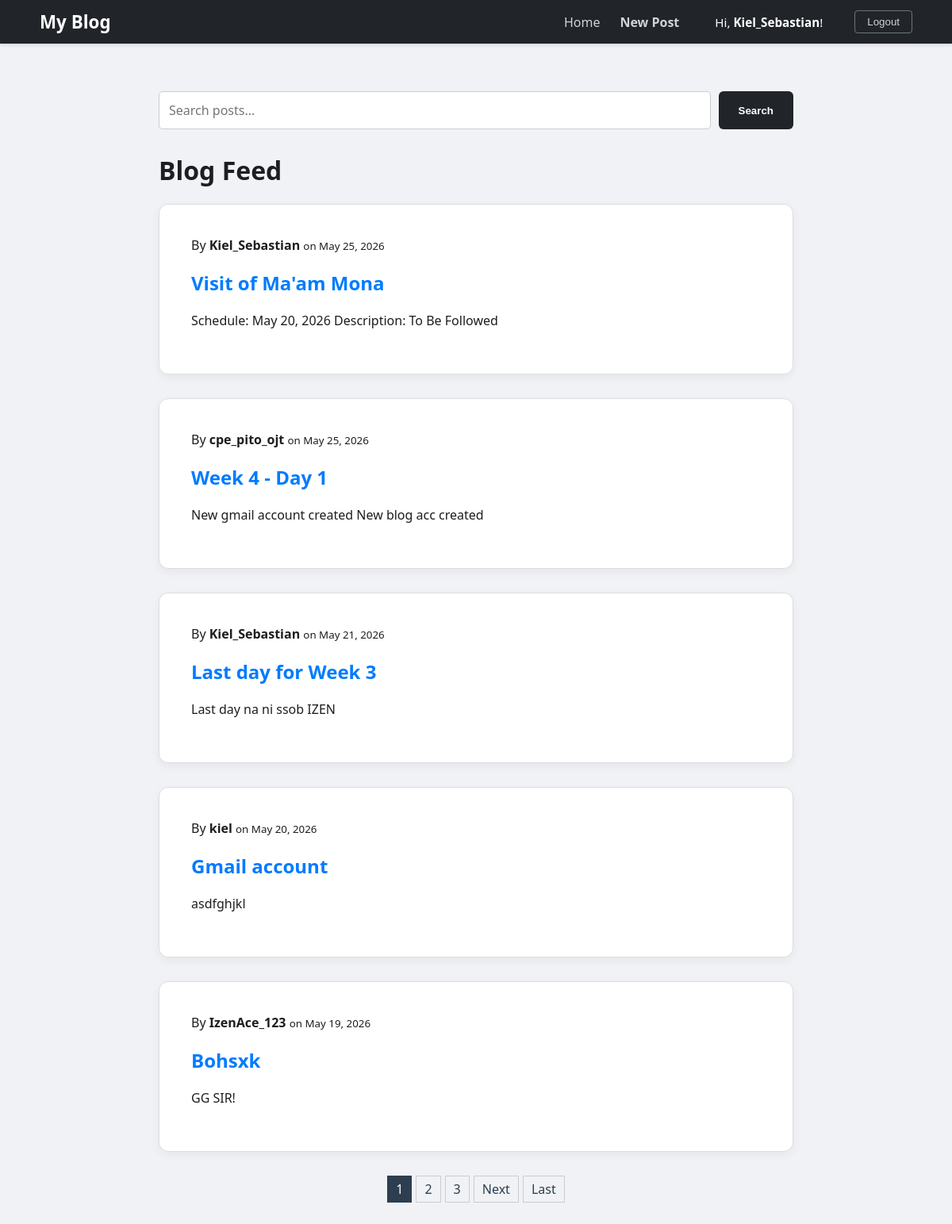
Screenshot of / (signed in) with the database file from the repository.
### blog/models.py (models this page shows, shortened)
class Post(models.Model):
    title = models.CharField(max_length=100)
    content = models.TextField()
    date_posted = models.DateTimeField(auto_now=True)
    author = models.ForeignKey(User, on_delete=models.CASCADE)
    image = models.ImageField(null=True, blank=True, upload_to=user_directory_path)

### blog/views.py (the view)
# urls.py: path('', PostListView.as_view(), name='blog-home'),
class PostListView(ListView):
    model = Post
    template_name = 'blog/home.html'
    context_object_name = 'posts'
    ordering = ['-date_posted']
    paginate_by = 5
    def get_queryset(self):
        query = self.request.GET.get('q')
        if query:
            return Post.objects.filter(
                Q(title__icontains=query) | Q(content__icontains=query)
            ).order_by('-date_posted')
        return Post.objects.all().order_by('-date_posted')
    def get_context_data(self, **kwargs):
        context = super().get_context_data(**kwargs)
        context['search_query'] = self.request.GET.get('q', '')
        return context

### blog/templates/blog/home.html (shortened to what this page needs)
{% extends "blog/base.html" %}
{% block content %}
    {% if not user.is_authenticated %}
        <div class="card" style="text-align: center; padding: 60px 40px; margin-top: 20px;">
            <h1 style="font-size: 2.5rem; color: #212529;">Welcome to My Django Blog</h1>
            <p style="color: #6c757d; font-size: 1.1rem; margin-bottom: 40px;">
                Join our community to share your stories and connect with others.
            </p>
            <div style="display: flex; justify-content: center; gap: 20px;">
                <a href="{% url 'login' %}" class="btn-primary" style="width: 180px; text-decoration: none; text-align: center;">Login</a>
                <a href="{% url 'register' %}" class="btn-secondary" style="width: 180px; text-decoration: none; text-align: center; padding: 12px; border: 1px solid #ccc; border-radius: 4px; color: #212529; font-weight: 600;">Register</a>
            </div>
        </div>
    {% else %}
        <form method="GET" action="{% url 'blog-home' %}" style="display: flex; gap: 10px; margin-bottom: 30px;">
            <input type="text" name="q" value="{{ search_query }}" placeholder="Search posts..."
                style="flex: 1; padding: 12px; border: 1px solid #ccc; border-radius: 5px;">
            <button type="submit" class="btn-primary" style="width: auto; padding: 0 25px;">Search</button>
        </form>
        <h1 class="mb-4">Blog Feed</h1>
        {% for post in posts %}
            <article class="card">
                <div class="article-body">
                    <div class="article-metadata">
                        <span class="mr-2">By <strong>{{ post.author }}</strong></span>
                        <small class="text-muted">on {{ post.date_posted|date:"F d, Y" }}</small>
                    </div>
                    <h2>
                        <a class="article-title" href="{% url 'post-detail' post.pk %}" style="text-decoration: none; color: #007bff;">{{ post.title }}</a>
                    </h2>
                    <p class="article-content">{{ post.content|truncatewords:30 }}</p>
                </div>
            </article>
        {% empty %}
            <div class="card" style="text-align: center; padding: 30px;">
                <p>No posts yet. <a href="{% url 'post-create' %}">Be the first to create one!</a></p>
            </div>
        {% endfor %}
        {% if is_paginated %}
            <div style="margin-top: 30px; display: flex; justify-content: center; gap: 5px;">
                {% for num in page_obj.paginator.page_range %}
                    {% if page_obj.number == num %}
                        <span style="padding: 5px 10px; background-color: #2c3e50; color: white; border: 1px solid #2c3e50;">{{ num }}</span>
                    {% elif num > page_obj.number|add:'-3' and num < page_obj.number|add:'3' %}
                        <a href="?page={{ num }}{% if search_query %}&q={{ search_query }}{% endif %}" style="padding: 5px 10px; border: 1px solid #ccc; text-decoration: none; color: #2c3e50;">{{ num }}</a>
                    {% endif %}
                {% endfor %}
                {% if page_obj.has_next %}
                    <a href="?page={{ page_obj.next_page_number }}{% if search_query %}&q={{ search_query }}{% endif %}" style="padding: 5px 10px; border: 1px solid #ccc; text-decoration: none; color: #2c3e50;">Next</a>
                    <a href="?page={{ page_obj.paginator.num_pages }}{% if search_query %}&q={{ search_query }}{% endif %}" style="padding: 5px 10px; border: 1px solid #ccc; text-decoration: none; color: #2c3e50;">Last</a>
                {% endif %}
            </div>
        {% endif %}
    {% endif %}
{% endblock %}

### blog/templates/blog/base.html (shortened to what this page needs)
{% load static %}
<!DOCTYPE html>
<html lang="en">
<head>
    <link rel="stylesheet" type="text/css" href="{% static 'blog/main.css' %}">
</head>
<body>
    <nav class="navbar">
        <div class="nav-container">
            <a href="{% url 'blog-home' %}" class="nav-logo">My Blog</a>
            <div class="nav-links">
                <a href="{% url 'blog-home' %}">Home</a>
                {% if user.is_authenticated %}
                    <a href="{% url 'post-create' %}" style="margin-right: 20px; font-weight: 600;">New Post</a>
                    <span class="user-greeting">Hi, <strong>{{ user.username }}</strong>!</span>
                    <form method="post" action="{% url 'logout' %}" style="display:inline;">
                        <button type="submit" class="nav-logout-btn">Logout</button>
                    </form>
                {% else %}
                    <a href="{% url 'login' %}">Login</a>
                    <a href="{% url 'register' %}">Register</a>
                {% endif %}
            </div>
        </div>
    </nav>
    <div class="main-wrapper" style="margin-top: 60px;">
        {% block content %}{% endblock %}
    </div>
</body>
</html>

### blog/static/blog/main.css (style rules this page uses)
body { background-color: #f0f2f5; font-family: 'Segoe UI', Roboto, Helvetica, Arial, sans-serif; margin: 0; color: #1c1e21; }
.navbar { background-color: #212529; padding: 0.75rem 0; box-shadow: 0 2px 4px rgba(0,0,0,0.1); position: sticky; top: 0; z-index: 1000; }
.nav-container { max-width: 1100px; margin: 0 auto; display: flex; justify-content: space-between; align-items: center; padding: 0 20px; }
.nav-logo { color: white !important; text-decoration: none; font-size: 1.4rem; font-weight: bold; }
.nav-links { display: flex; align-items: center; gap: 25px; }
.nav-links a { color: #ced4da; text-decoration: none; font-weight: 500; }
.user-greeting { color: #ffffff; margin-right: 15px; font-size: 0.95rem; }
.nav-logout-btn { background: transparent; border: 1px solid #6c757d; color: #ced4da; padding: 6px 15px; border-radius: 4px; cursor: pointer; }
.main-wrapper { max-width: 800px; margin: 60px auto; padding: 0 20px; }
.card { background: white; border-radius: 12px; border: 1px solid #ddd; padding: 40px; margin-bottom: 30px; box-shadow: 0 4px 12px rgba(0,0,0,0.05); }
.btn-primary { background-color: #212529; color: white; padding: 12px 25px; border: none; border-radius: 6px; font-weight: 600; cursor: pointer; transition: 0.2s; display: inline-block; text-align: center; }
form input[type="text"], form input[type="password"], form input[type="email"], form textarea { width: 100%; padding: 15px; border: 1px solid #ccc; border-radius: 6px; box-sizing: border-box; font-size: 1rem; font-family: inherit; }

### rows the page displays
Post: author "Kiel_Sebastian", date_posted "May 25, 2026", title "Visit of Ma'am Mona", content "Schedule: May 20, 2026 Description: To Be Followed"
Post: author "cpe_pito_ojt", date_posted "May 25, 2026", title "Week 4 - Day 1", content "New gmail account created New blog acc created"
Post: author "Kiel_Sebastian", date_posted "May 21, 2026", title "Last day for Week 3", content "Last day na ni ssob IZEN"
Post: author "kiel", date_posted "May 20, 2026", title "Gmail account", content "asdfghjkl"
Post: author "IzenAce_123", date_posted "May 19, 2026", title "Bohsxk", content "GG SIR!"

### other values shown
{{ user.username }} "Kiel_Sebastian"
{{ num }} "1"
{{ num }} "2" "3"
